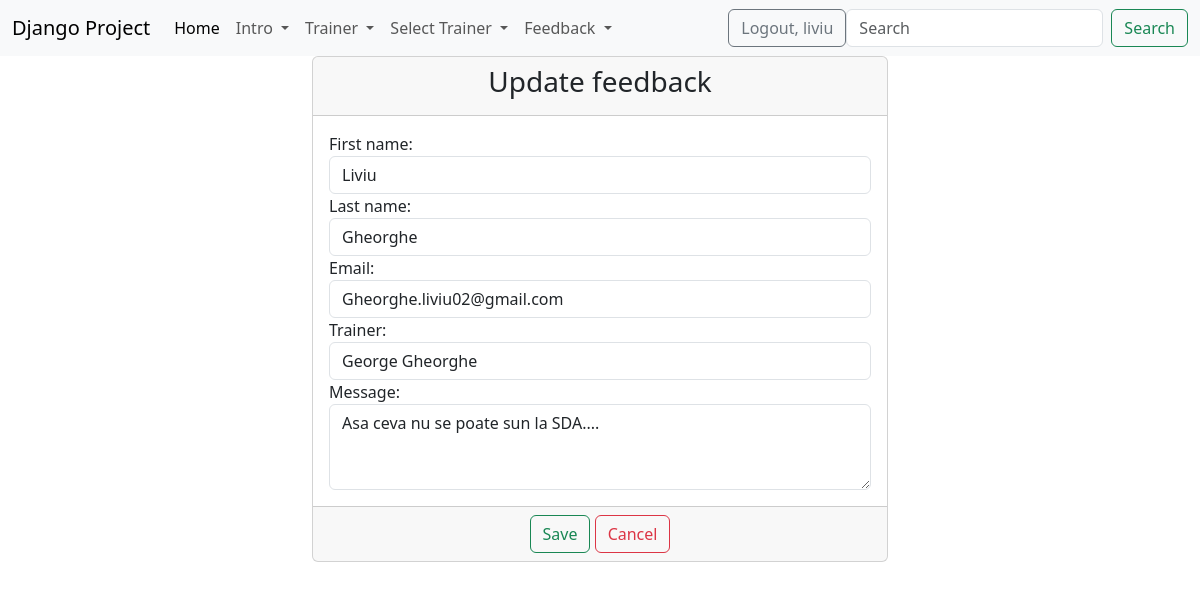
The page /update_feedback/1/ (signed in) on the database its author committed.
### feedback/models.py (models this page shows)
class Feedback(models.Model):
    first_name = CharField(max_length=40)
    last_name = CharField(max_length=40)
    email = EmailField(max_length=40)
    trainer = ForeignKey(Trainer, on_delete=models.CASCADE, null=True)
    message = TextField(max_length=400)
    active = BooleanField(default=True)
    created_at = DateTimeField(auto_now_add=True)
    updated_at = DateTimeField(auto_now=True)
    def __str__(self):
        return f'{self.first_name} {self.last_name} left a feedback for {self.trainer}'

### trainer/models.py (models this page shows)
class Trainer(models.Model):
    department_options = (
        ('backend','Backend'),
        ('frontend','Frontend'),
        ('network', 'Network')
    )
    first_name=models.CharField(max_length=20)
    last_name=models.CharField(max_length=20)
    course = models.CharField(max_length=40)
    email = models.EmailField(max_length=40)
    department = models.CharField( max_length=8, choices=department_options)
    active = models.BooleanField(default=True)
    profile = models.ImageField(upload_to='profile/', null=True)
    created_at = models.DateTimeField(auto_now_add=True)
    updated_at = models.DateTimeField(auto_now=True)
    def __str__(self):
        return f'{self.first_name} {self.last_name}'

### feedback/views.py (the view, shortened to what this page needs)
# urls.py: path('update_feedback/<int:pk>/', views.FeedbackUpdateView.as_view(), name='update-feedback'),
class FeedbackUpdateView(LoginRequiredMixin,SuccessMessageMixin,UpdateView):
    template_name = 'feedback/update-feedback.html'
    model = Feedback
    form_class = FeedbackForm
    success_url = reverse_lazy('list-of-feedbacks')
    success_message = '{f_name} {l_name}'

### feedback/forms.py
class FeedbackForm(forms.ModelForm):
    class Meta:
        model = Feedback
        fields = ['first_name','last_name','email','trainer','message']
        widgets = {
            'first_name': TextInput(attrs={'class':'form-control', 'placeholder':'Please enter you first name...'}),
            'last_name' : TextInput(attrs={'class':'form-control', 'placeholder':'Please enter you last name...'}),
            'email': EmailInput(attrs={'class':'form-control', 'placeholder':'Enter your e-mail'}),
            'trainer': Select(attrs={'class':'form-control'}),
            'message': Textarea(attrs={'class':'form-control','placeholder':'Please write your feedback', 'rows':'3'}),
        }

### djangoProject/context_processors.py (called while the page is built)
def get_all_trainers(request):
    get_trainers = Trainer.objects.all()
    return {'trainers': get_trainers}

### templates/feedback/update-feedback.html (shortened to what this page needs)
{% extends 'base.html' %}
{% block content %}
    <div class="container-fluid">
        <div class="row">
            <div class="col-md-6 offset-md-3">
                <div class="card">
                    <div class="card-header">
                        <h3 class="text-center"> Update feedback</h3>
                    </div>
                    <form method="post">
                        <div class="card-body">
                            {{ form }}
                        </div>
                        <div class="card-footer text-center">
                            <button type="submit" class="btn btn-outline-success">Save</button>
                            <a href="{% url 'list-of-feedbacks' %}" class="btn btn-outline-danger">Cancel</a>
                        </div>
                    </form>
                </div>
            </div>
        </div>
    </div>
{% endblock %}

### templates/navbar.html (shortened to what this page needs)
<nav class="navbar navbar-expand-lg bg-body-tertiary">
    <div class="container-fluid">
        <a class="navbar-brand" href="{% url 'home-page' %}">Django Project</a>
        <div class="collapse navbar-collapse" id="navbarSupportedContent">
            <ul class="navbar-nav me-auto mb-2 mb-lg-0">
                <li class="nav-item">
                    <a class="nav-link active" aria-current="page" href="{% url 'home-page' %}">Home</a>
                </li>
                {% if user.is_authenticated %}
                    <li class="nav-item dropdown">
                        <a class="nav-link dropdown-toggle" href="#" role="button" data-bs-toggle="dropdown"
                           aria-expanded="false">
                            Intro
                        </a>
                    </li>
                    {% if perms.trainer.add_trainer or perms.trainer.view_list_of_trainer %}
                        <li class="nav-item dropdown">
                            <a class="nav-link dropdown-toggle" href="#" role="button" data-bs-toggle="dropdown"
                               aria-expanded="false">
                                Trainer
                            </a>
                        </li>
                    {% endif %}
                    <li class="nav-item dropdown">
                        <a class="nav-link dropdown-toggle" href="#" role="button" data-bs-toggle="dropdown"
                           aria-expanded="false">
                            Select Trainer
                        </a>
                    </li>
                    <li class="nav-item dropdown">
                        <a class="nav-link dropdown-toggle" href="#" role="button" data-bs-toggle="dropdown"
                           aria-expanded="false">
                            Feedback
                        </a>
                    </li>
                {% endif %}
            </ul>
            {% if user.is_authenticated %}
                <div>
                    <a href="{% url 'logout' %}" class="btn btn-outline-secondary">Logout, {{ user.username }}</a>
                </div>
                <form class="d-flex" method="get" action="{% url 'search' %}" role="search">
                    <input name='filter' class="form-control me-2" type="search" placeholder="Search"
                           aria-label="Search">
                    <button class="btn btn-outline-success" type="submit">Search</button>
                </form>
            {% else %}
                <div>
                    <a href="{% url 'login' %}" class="btn btn-outline-primary">Login</a>
                    <a href="{% url 'create-user' %}" class="btn btn-outline-secondary">Sign up</a>
                </div>
            {% endif %}
        </div>
    </div>
</nav>

### rows shown on the page
Feedback: first_name "Liviu", last_name "Gheorghe", email "Gheorghe.liviu02@gmail.com", trainer "George Gheorghe", message "Asa ceva nu se poate sun la SDA...."

### other values the page prints
{{ user.username }} "liviu"
